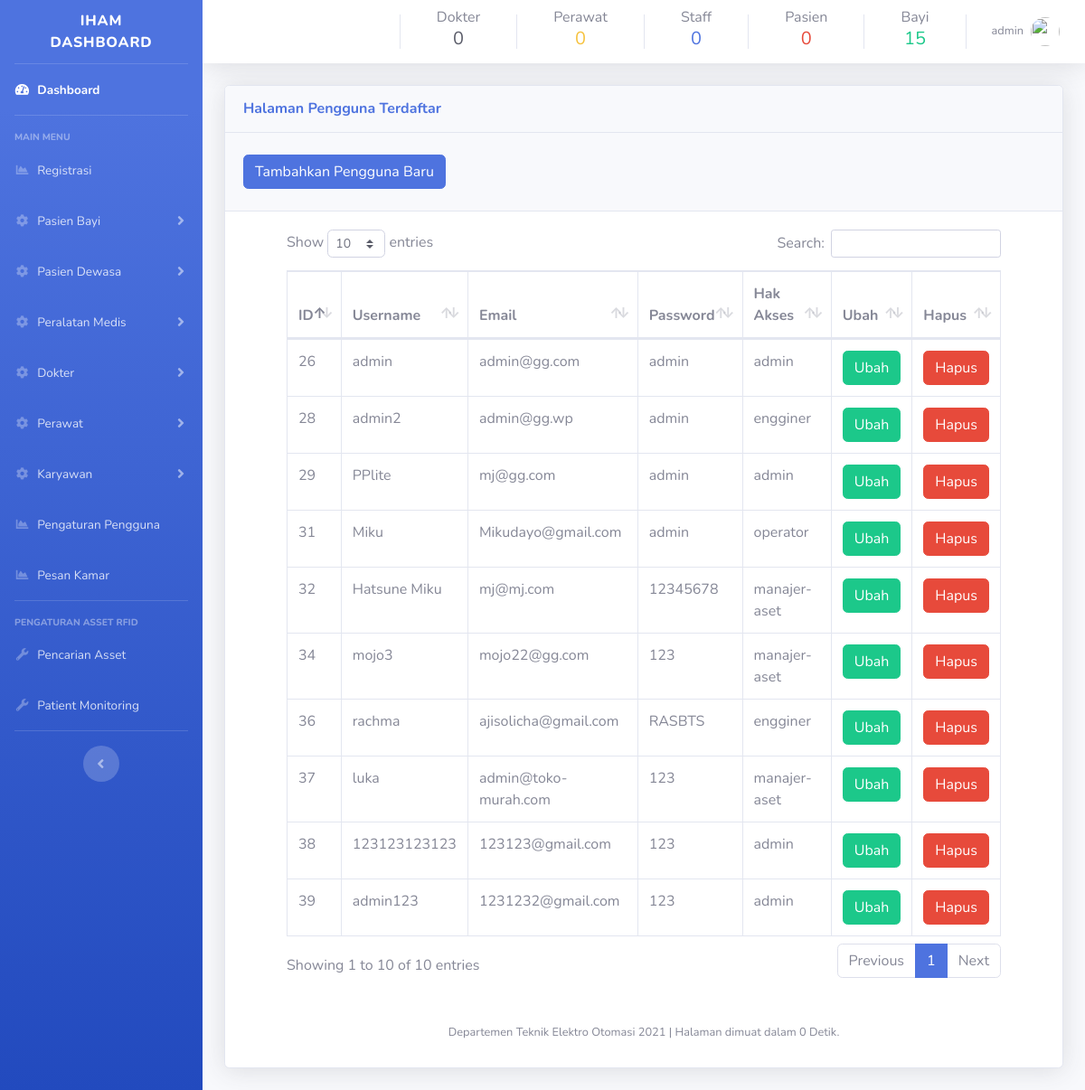
The app's page /admin/pengaturan-pengguna.php (signed in) with its own data.
### tables this page shows
CREATE TABLE `register` (
  `id` int(11) NOT NULL,
  `username` varchar(50) NOT NULL,
  `email` varchar(50) NOT NULL,
  `password` varchar(50) NOT NULL,
  `usertype` varchar(20) NOT NULL
);

### admin/halaman/register.php (the view, shortened to what this page needs)
<div class="container-fluid">
<div class="card shadow mb-4">
  <div class="card-header py-3">
    <h6 class="m-0 font-weight-bold text-primary">Halaman Pengguna Terdaftar
    </h6>
  </div>
  <div class="card-header py-4">
  <button type="button" class="btn btn-primary" data-toggle="modal" data-target="#addadminprofile">
              Tambahkan Pengguna Baru
            </button>
  </div>
<div class="container-fluid">
<div class="container-fluid">
<div class="card-body">
<div class="table-responsive">
    <?php
    $query = "SELECT * FROM register";
    $query_run = mysqli_query($connection, $query);
    ?>
      <table class="table table-bordered" id="tabelpengguna" width="100%" cellspacing="0">
        <thead>
          <tr>
            <th>ID </th>
            <th>Username</th>
            <th>Email</th>
            <th>Password</th>
            <th>Hak Akses</th>
            <th>Ubah</th>
            <th>Hapus</th>
          </tr>
        </thead>
        <tbody>
        <?php
        if(mysqli_num_rows($query_run) >0 )
        {
          while($row = mysqli_fetch_assoc($query_run))
          {
            ?>
          <tr>
          <td><?php echo $row['id']; ?></td>
            <td><?php echo $row['username']; ?></td>
            <td><?php echo $row['email']; ?></td>
            <td><?php echo $row['password']; ?></td>
            <td><?php echo $row['usertype']; ?></td>
            <td>
                      <button type="button" class="btn btn-success editbtn">Ubah</button>
            </td>
            <td>
                <button type="submit" name="delete_btn" class="btn btn-danger deletebtn">Hapus</button>
            </td>
            </div>
            <div class="container-fluid">
          <?php
          }
        }
        else {
          echo "Data tidak ditemukan";
        }
        ?>
    </div>
  </div>
</div>
</div>
<div class="container-fluid">
<div class="container-fluid">

### records on screen
register: id "26", username "admin", email "admin@gg.com", password "admin", usertype "admin"
register: id "28", username "admin2", email "admin@gg.wp", password "admin", usertype "engginer"
register: id "29", username "PPlite", email "mj@gg.com", password "admin", usertype "admin"
register: id "31", username "Miku", email "Mikudayo@gmail.com", password "admin", usertype "operator"
register: id "32", username "Hatsune Miku", email "mj@mj.com", password "12345678", usertype "manajer-aset"
register: id "34", username "mojo3", email "mojo22@gg.com", password "123", usertype "manajer-aset"
register: id "36", username "rachma", email "ajisolicha@gmail.com", password "RASBTS", usertype "engginer"
register: id "37", username "luka", email "admin@toko-murah.com", password "123", usertype "manajer-aset"
register: id "38", username "123123123123", email "123123@gmail.com", password "123", usertype "admin"
register: id "39", username "admin123", email "1231232@gmail.com", password "123", usertype "admin"

### other values on screen
$row "0"
$row "15"
$_SESSION['username'] "admin"
$total_time "0"
